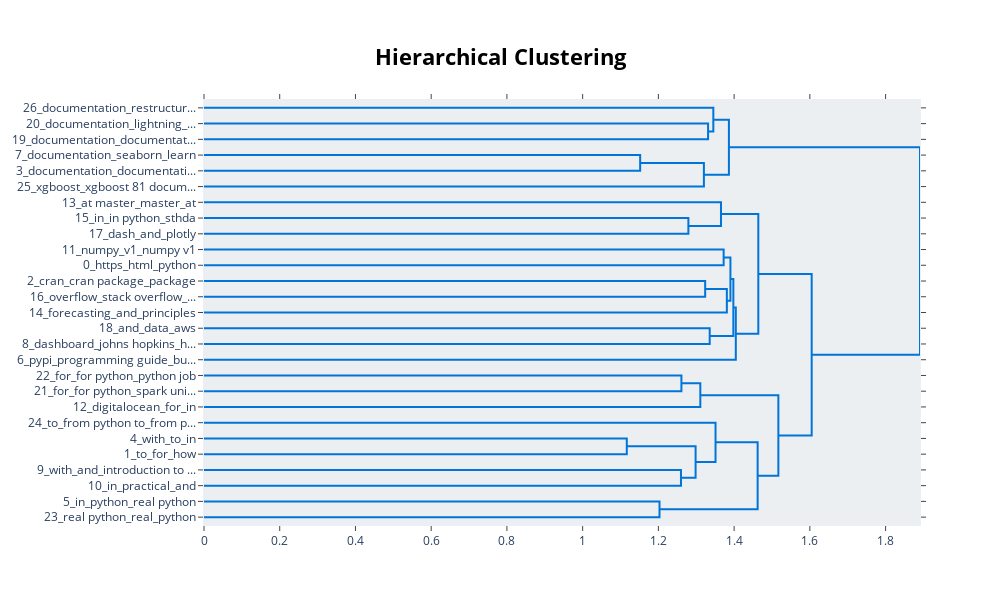

The notebook cell saved with this chart:
### Code cell
model.visualize_hierarchy()

### Figure 1 — Plotly figure (JSON) as saved in the notebook; plotly's stock layout.template omitted (floating-point values rounded to 4 significant figures)
{"data": [{"hoverinfo": "text", "marker": {"color": "rgb(0,116,217)"}, "mode": "lines", "type": "scatter", "x": [0, 1.331, 1.331, 0], "xaxis": "x", "y": [-15, -15, -25, -25], "yaxis": "y"}, {"hoverinfo": "text", "marker": {"color": "rgb(0,116,217)"}, "mode": "lines", "type": "scatter", "x": [0, 1.345, 1.345, 1.331], "xaxis": "x", "y": [-5, -5, -20, -20], "yaxis": "y"}, {"hoverinfo": "text", "marker": {"color": "rgb(0,116,217)"}, "mode": "lines", "type": "scatter", "x": [0, 1.152, 1.152, 0], "xaxis": "x", "y": [-35, -35, -45, -45], "yaxis": "y"}, {"hoverinfo": "text", "marker": {"color": "rgb(0,116,217)"}, "mode": "lines", "type": "scatter", "x": [1.152, 1.32, 1.32, 0], "xaxis": "x", "y": [-40, -40, -55, -55], "yaxis": "y"}, {"hoverinfo": "text", "marker": {"color": "rgb(0,116,217)"}, "mode": "lines", "type": "scatter", "x": [1.345, 1.386, 1.386, 1.32], "xaxis": "x", "y": [-12.5, -12.5, -47.5, -47.5], "yaxis": "y"}, {"hoverinfo": "text", "marker": {"color": "rgb(0,116,217)"}, "mode": "lines", "type": "scatter", "x": [0, 1.279, 1.279, 0], "xaxis": "x", "y": [-75, -75, -85, -85], "yaxis": "y"}, {"hoverinfo": "text", "marker": {"color": "rgb(0,116,217)"}, "mode": "lines", "type": "scatter", "x": [0, 1.365, 1.365, 1.279], "xaxis": "x", "y": [-65, -65, -80, -80], "yaxis": "y"}, {"hoverinfo": "text", "marker": {"color": "rgb(0,116,217)"}, "mode": "lines", "type": "scatter", "x": [0, 1.372, 1.372, 0], "xaxis": "x", "y": [-95, -95, -105, -105], "yaxis": "y"}, {"hoverinfo": "text", "marker": {"color": "rgb(0,116,217)"}, "mode": "lines", "type": "scatter", "x": [0, 1.324, 1.324, 0], "xaxis": "x", "y": [-115, -115, -125, -125], "yaxis": "y"}, {"hoverinfo": "text", "marker": {"color": "rgb(0,116,217)"}, "mode": "lines", "type": "scatter", "x": [1.324, 1.381, 1.381, 0], "xaxis": "x", "y": [-120, -120, -135, -135], "yaxis": "y"}, {"hoverinfo": "text", "marker": {"color": "rgb(0,116,217)"}, "mode": "lines", "type": "scatter", "x": [1.372, 1.39, 1.39, 1.381], "xaxis": "x", "y": [-100, -100, -127.5, -127.5], "yaxis": "y"}, {"hoverinfo": "text", "marker": {"color": "rgb(0,116,217)"}, "mode": "lines", "type": "scatter", "x": [0, 1.336, 1.336, 0], "xaxis": "x", "y": [-145, -145, -155, -155], "yaxis": "y"}, {"hoverinfo": "text", "marker": {"color": "rgb(0,116,217)"}, "mode": "lines", "type": "scatter", "x": [1.39, 1.398, 1.398, 1.336], "xaxis": "x", "y": [-113.8, -113.8, -150, -150], "yaxis": "y"}, {"hoverinfo": "text", "marker": {"color": "rgb(0,116,217)"}, "mode": "lines", "type": "scatter", "x": [1.398, 1.404, 1.404, 0], "xaxis": "x", "y": [-131.9, -131.9, -165, -165], "yaxis": "y"}, {"hoverinfo": "text", "marker": {"color": "rgb(0,116,217)"}, "mode": "lines", "type": "scatter", "x": [1.365, 1.464, 1.464, 1.404], "xaxis": "x", "y": [-72.5, -72.5, -148.4, -148.4], "yaxis": "y"}, {"hoverinfo": "text", "marker": {"color": "rgb(0,116,217)"}, "mode": "lines", "type": "scatter", "x": [0, 1.261, 1.261, 0], "xaxis": "x", "y": [-175, -175, -185, -185], "yaxis": "y"}, {"hoverinfo": "text", "marker": {"color": "rgb(0,116,217)"}, "mode": "lines", "type": "scatter", "x": [1.261, 1.311, 1.311, 0], "xaxis": "x", "y": [-180, -180, -195, -195], "yaxis": "y"}, {"hoverinfo": "text", "marker": {"color": "rgb(0,116,217)"}, "mode": "lines", "type": "scatter", "x": [0, 1.117, 1.117, 0], "xaxis": "x", "y": [-215, -215, -225, -225], "yaxis": "y"}, {"hoverinfo": "text", "marker": {"color": "rgb(0,116,217)"}, "mode": "lines", "type": "scatter", "x": [0, 1.26, 1.26, 0], "xaxis": "x", "y": [-235, -235, -245, -245], "yaxis": "y"}, {"hoverinfo": "text", "marker": {"color": "rgb(0,116,217)"}, "mode": "lines", "type": "scatter", "x": [1.117, 1.298, 1.298, 1.26], "xaxis": "x", "y": [-220, -220, -240, -240], "yaxis": "y"}, {"hoverinfo": "text", "marker": {"color": "rgb(0,116,217)"}, "mode": "lines", "type": "scatter", "x": [0, 1.351, 1.351, 1.298], "xaxis": "x", "y": [-205, -205, -230, -230], "yaxis": "y"}, {"hoverinfo": "text", "marker": {"color": "rgb(0,116,217)"}, "mode": "lines", "type": "scatter", "x": [0, 1.203, 1.203, 0], "xaxis": "x", "y": [-255, -255, -265, -265], "yaxis": "y"}, {"hoverinfo": "text", "marker": {"color": "rgb(0,116,217)"}, "mode": "lines", "type": "scatter", "x": [1.351, 1.462, 1.462, 1.203], "xaxis": "x", "y": [-217.5, -217.5, -260, -260], "yaxis": "y"}, {"hoverinfo": "text", "marker": {"color": "rgb(0,116,217)"}, "mode": "lines", "type": "scatter", "x": [1.311, 1.517, 1.517, 1.462], "xaxis": "x", "y": [-187.5, -187.5, -238.8, -238.8], "yaxis": "y"}, {"hoverinfo": "text", "marker": {"color": "rgb(0,116,217)"}, "mode": "lines", "type": "scatter", "x": [1.464, 1.605, 1.605, 1.517], "xaxis": "x", "y": [-110.5, -110.5, -213.1, -213.1], "yaxis": "y"}, {"hoverinfo": "text", "marker": {"color": "rgb(0,116,217)"}, "mode": "lines", "type": "scatter", "x": [1.386, 1.891, 1.891, 1.605], "xaxis": "x", "y": [-30, -30, -161.8, -161.8], "yaxis": "y"}], "layout": {"autosize": false, "height": 605, "hoverlabel": {"bgcolor": "white", "font": {"family": "Rockwell", "size": 16}}, "hovermode": "closest", "plot_bgcolor": "#ECEFF1", "showlegend": false, "title": {"font": {"color": "Black", "size": 22}, "text": "<b>Hierarchical Clustering", "x": 0.5, "xanchor": "center", "yanchor": "top"}, "width": 1000, "xaxis": {"autorange": true, "mirror": "allticks", "range": [0, 1.891], "rangemode": "tozero", "showgrid": false, "showline": true, "showticklabels": true, "ticks": "outside", "type": "linear", "zeroline": false}, "yaxis": {"mirror": "allticks", "range": [-270, 0], "rangemode": "tozero", "showgrid": false, "showline": true, "showticklabels": true, "tickmode": "array", "ticks": "outside", "ticktext": ["26_documentation_restructur...", "20_documentation_lightning_...", "19_documentation_documentat...", "7_documentation_seaborn_learn", "3_documentation_documentati...", "25_xgboost_xgboost 81 docum...", "13_at master_master_at", "15_in_in python_sthda", "17_dash_and_plotly", "11_numpy_v1_numpy v1", "0_https_html_python", "2_cran_cran package_package", "16_overflow_stack overflow_...", "14_forecasting_and_principles", "18_and_data_aws", "8_dashboard_johns hopkins_h...", "6_pypi_programming guide_bu...", "22_for_for python_python job", "21_for_for python_spark uni...", "12_digitalocean_for_in", "24_to_from python to_from p...", "4_with_to_in", "1_to_for_how", "9_with_and_introduction to ...", "10_in_practical_and", "5_in_python_real python", "23_real python_real_python"], "tickvals": [-5, -15, -25, -35, -45, -55, -65, -75, -85, -95, -105, -115, -125, -135, -145, -155, -165, -175, -185, -195, -205, -215, -225, -235, -245, -255, -265], "type": "linear", "zeroline": false}}}
